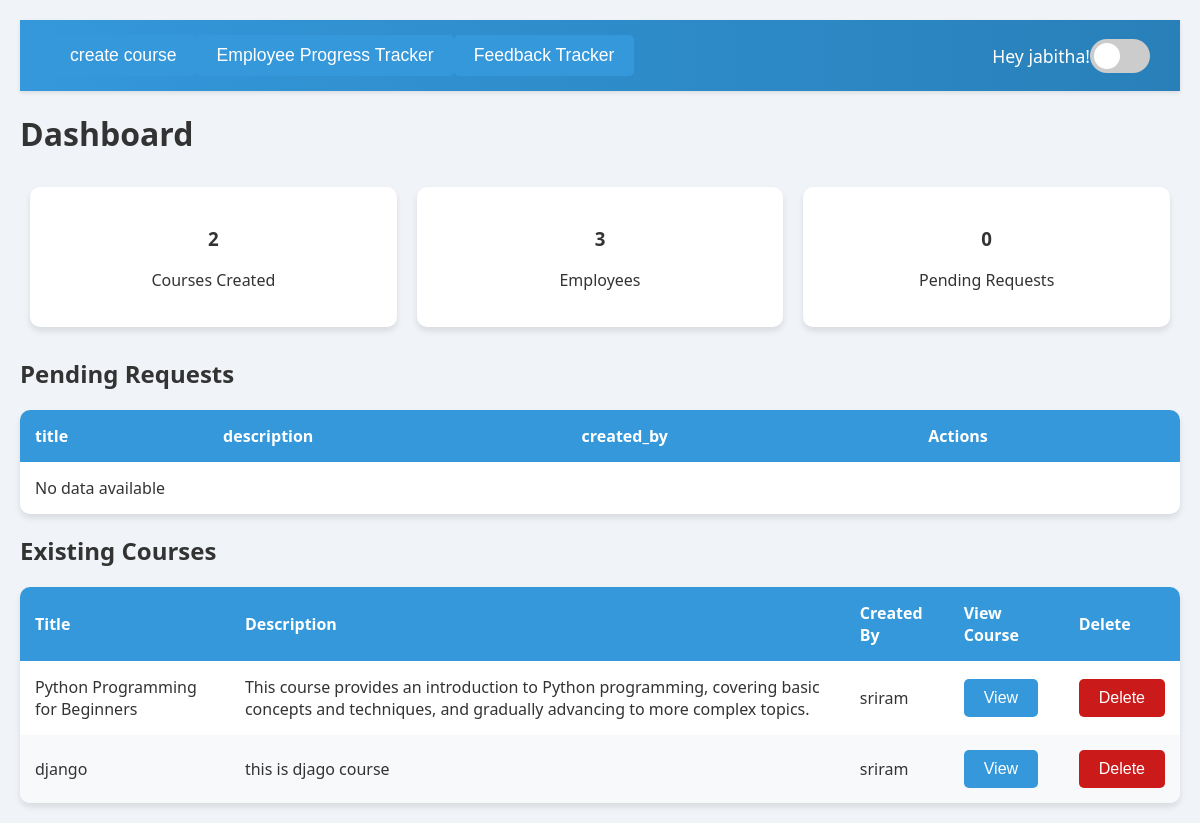
/dashboard/Admin/2/, run on the app's committed database.
### authentication/models.py (models this page shows, shortened)
class User(models.Model):
    name = models.CharField(max_length=100)
    email = models.EmailField(unique=True)
    password = models.CharField(max_length=255)
    role = models.ForeignKey(Role, on_delete=models.CASCADE)
    def __str__(self):
        return self.name

### dashboards/models.py (models this page shows, shortened)
class Course(models.Model):
    course_id = models.AutoField(primary_key=True)
    title = models.CharField(max_length=255, unique=True)
    description = models.TextField(null=True, blank=True)
    created_by = models.ForeignKey(
        'authentication.User',
        on_delete=models.CASCADE,
        limit_choices_to={'role__role_name': 'Admin'},
        related_name='created_courses'
    )
    created_at = models.DateTimeField(auto_now_add=True)
    employees = models.ManyToManyField(
        'authentication.User',
        related_name='enrolled_courses',
        limit_choices_to={'role__role_name': 'Employee'},
        blank=True
    )

### dashboards/views.py (the view)
# urls.py: path('Admin/<int:user_id>/', views.Admin_view, name='Admin'),
def Admin_view(request, user_id):
    admin = get_object_or_404(User, id=user_id)
    if request.method == 'POST' and 'delete_course' in request.POST:
        course_id = request.POST.get('course_id')
        course = get_object_or_404(Course, course_id=course_id)
        course.delete()
        return redirect('Admin', user_id=user_id)  # Redirect to the admin page after deletion
    context = {
        'admin': admin,
        'user_id': user_id,
        'courses_count': Course.objects.all().count(),
        'pending_count': TrainingRequest.objects.filter(status='Pending').count(),
        'employees_count': User.objects.filter(role=Role.objects.get(role_name='Employee').id).count(),
        'pending_requests': TrainingRequest.objects.filter(status='Pending'),
        'courses': Course.objects.all(),
    }
    return render(request, 'dashboards/Admin.html', context)

### dashboards/templates/dashboards/Admin.html (shortened to what this page needs)
<!DOCTYPE html>
<html lang="en">
<head>
</head>
<body>
  <div id="app">
    <div id="dashboard-page" class="page active">
      <nav>
        <span>
          <a href="{% url 'create_course' user_id %}"><button>create course</button></a>
          <a href="{% url 'create_course' user_id %}"><button>Employee Progress Tracker</button></a>
          <a href="{% url 'feedback_tracker' user_id %}"><button>Feedback Tracker</button></a>
        </span>
        <span>
          Hey {{admin.name}}!
          <label class="theme-switch">
            <span class="slider"></span>
          </label>
        </span>
      </nav>
      <h1>Dashboard</h1>
      <div class="dashboard-metrics">
        <div>
          <h3>{{courses_count}}</h3>
          <p>Courses Created</p>
        </div>
        <div>
          <h3>{{employees_count}}</h3>
          <p>Employees</p>
        </div>
        <div>
          <h3>{{pending_count}}</h3>
          <p>Pending Requests</p>
        </div>
      </div>
      <div>
        <h2>Pending Requests</h2>
        <table id="pending-requests">
          <thead>
              <tr>
                <th>title</th>
                <th>description</th>
                <th>created_by</th>
                <th>Actions</th>
              </tr>
        </thead>
        <tbody>
          {% for item in pending_requests %}
            <tr>
                <td>{{ item.title }}</td>
                <td>{{ item.description }}</td>
                <td>{{item.account_manager}}</td>
                <td><a href="{% url 'admin_action' user_id=user_id request_id=item.request_id %}"><button>View</button></a></td>
            </tr>
            {% empty %}
            <tr>
                <td colspan="4">No data available</td>
            </tr>
            {% endfor %}
        </tbody>
        </table>
        <h2>Existing Courses</h2>
        <table id="existing-courses">
          <thead>
              <tr>
                  <th>Title</th>
                  <th>Description</th>
                  <th>Created By</th>
                  <th>View Course</th>
                  <th>Delete</th>
              </tr>
          </thead>
          <tbody>
              {% for item in courses %}
              <tr>
                  <td>{{ item.title }}</td>
                  <td>{{ item.description }}</td>
                  <td>{{ item.created_by }}</td>
                  <td><a href="{% url 'view_course' course_id=item.course_id user_id=user_id %}"><button>View</button></a></td>
                  <td>
                      <form method="POST" action="{% url 'Admin' user_id=admin.id %}">
                          <button type="submit" name="delete_course" style="background-color: rgb(202, 26, 26);">Delete</button>
                      </form>
                  </td>
              </tr>
              {% empty %}
              <tr>
                  <td colspan="4">No data available</td>
              </tr>
              {% endfor %}
          </tbody>
      </table>
  </div>
</body>
</html>

### dashboards/templates/dashboards/Admin.html (style rules this page uses)
:root { --bg-color: #f0f4f8; --text-color: #333; --nav-bg: linear-gradient(90deg, #3498db, #2980b9); --card-bg: white; --card-shadow: 0 4px 6px rgba(0,0,0,0.1); --button-bg: #3498db; --button-hover: #2980b9; --table-header-bg: #3498db; --table-even-row: #f8f9fa; }
body { font-family: 'Segoe UI', Tahoma, Geneva, Verdana, sans-serif; margin: 0; padding: 0; background: var(--bg-color); color: var(--text-color); transition: all 0.3s ease; }
.page { display: none; padding: 20px; animation: fadeIn 0.5s; }
.page.active { display: block; }
nav { display: flex; justify-content: space-between; align-items: center; padding: 15px 30px; background: var(--nav-bg); color: white; box-shadow: 0 2px 4px rgba(0,0,0,0.1); }
nav span { display: flex; align-items: center; font-size: 1.1em; }
.dashboard-metrics { display: flex; justify-content: space-around; flex-wrap: wrap; }
.dashboard-metrics div { margin: 10px; padding: 20px; background: var(--card-bg); color: var(--text-color); border-radius: 10px; box-shadow: var(--card-shadow); transition: transform 0.3s ease, background 0.3s ease, color 0.3s ease; flex: 1; min-width: 200px; text-align: center; }
table { width: 100%; border-collapse: separate; border-spacing: 0; margin-top: 20px; background: var(--card-bg); border-radius: 10px; overflow: hidden; box-shadow: var(--card-shadow); }
table th, table td { padding: 15px; text-align: left; }
table th { background: var(--table-header-bg); color: white; font-weight: bold; }
table tr:nth-child(even) { background-color: var(--table-even-row); }
button { padding: 10px 20px; background: var(--button-bg); color: white; border: none; border-radius: 5px; cursor: pointer; transition: background 0.3s ease; font-size: 1em; }
h1, h2 { color: var(--text-color); }
.theme-switch { position: relative; display: inline-block; width: 60px; height: 34px; }
.slider { position: absolute; cursor: pointer; top: 0; left: 0; right: 0; bottom: 0; background-color: #ccc; transition: .4s; border-radius: 34px; }
.slider:before { position: absolute; content: ""; height: 26px; width: 26px; left: 4px; bottom: 4px; background-color: white; transition: .4s; border-radius: 50%; }

### data on the page
User: name "jabitha"
Course: title "Python Programming for Beginners", description "This course provides an introduction to Python programming, covering basic concepts and techniques, and gradually advancing to more complex topics.", created_by "sriram"
Course: title "django", description "this is djago course", created_by "sriram"

### other printed values
{{ courses_count }} "2"
{{ employees_count }} "3"
{{ pending_count }} "0"
